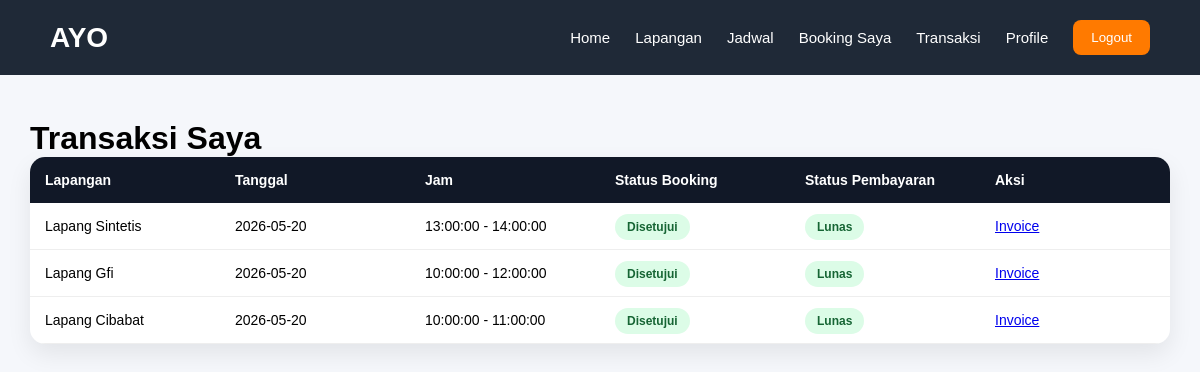
Screenshot of /PemesananLapanganFutsal/User/Transaksi_user.php (signed in) with the database file from the repository.
### tables this page shows
CREATE TABLE `tbooking` (
  `Id_booking` int(11) NOT NULL,
  `Username` varchar(100) NOT NULL,
  `Id_lapang` int(11) NOT NULL,
  `Tanggal` date NOT NULL,
  `Jam_mulai` time NOT NULL,
  `Jam_selesai` time NOT NULL,
  `Status` varchar(50) NOT NULL
);

CREATE TABLE `tlapang` (
  `Id_lapang` int(11) NOT NULL,
  `Nama_lapangan` varchar(100) NOT NULL,
  `Harga` int(11) NOT NULL,
  `Deskripsi` text NOT NULL,
  `Gambar` varchar(255) DEFAULT NULL
);

### PemesananLapanganFutsal/User/Transaksi_user.php (the view, shortened to what this page needs)
<?php
require_once("../config/koneksi.php");
$username = $_SESSION['Username'];
$query = "SELECT
tbooking.Id_booking,
tbooking.Tanggal,
tbooking.Status,
tbooking.Jam_mulai,
tbooking.Jam_selesai,
tlapang.Nama_lapangan,
tlapang.Harga,
ttransaksi.Status_pembayaran
FROM tbooking
INNER JOIN tlapang
ON tbooking.Id_lapang = tlapang.Id_lapang
LEFT JOIN ttransaksi
ON tbooking.Id_booking = ttransaksi.Id_booking
WHERE tbooking.Username='$username'
ORDER BY tbooking.Id_booking DESC";
$result = mysqli_query($koneksi, $query);
?>
<!DOCTYPE html>
<html>
<head>
    <link rel="stylesheet" href="../asset/css/style.css">
</head>
<body>
    <div class="navbar-user">
        <h2>AYO</h2>
        <div class="navbar-menu">
            <a href="Dashboard_user.php">
                Home
            </a>
            <a href="Lapangan_user.php">
                Lapangan
            </a>
            <a href="Jadwal.php">
                Jadwal
            </a>
            <a href="Booking_user.php">
                Booking Saya
            </a>
            <a href="Transaksi_user.php">
                Transaksi
            </a>
            <a href="Profile.php">
                Profile
            </a>
            <a href="../Logout.php" onclick="return confirm('Yakin ingin logout?')">
                <button class="logout-btn">
                    Logout
                </button>
            </a>
        </div>
    </div>
    <div class="transaksi-container">
        <h1>Transaksi Saya</h1>
        <table class="table-modern">
            <thead>
                <tr>
                    <th>Lapangan</th>
                    <th>Tanggal</th>
                    <th>Jam</th>
                    <th>Status Booking</th>
                    <th>Status Pembayaran</th>
                    <th>Aksi</th>
                </tr>
            </thead>
            <tbody>
                <?php while ($row = mysqli_fetch_assoc($result)) { ?>
                    <tr>
                        <td>
                            <?= $row['Nama_lapangan']; ?>
                        </td>
                        <td>
                            <?= $row['Tanggal']; ?>
                        </td>
                        <td>
                            <?= $row['Jam_mulai']; ?>
                            -
                            <?= $row['Jam_selesai']; ?>
                        </td>
                        <td>
                            <?php
                            if ($row['Status'] == 'disetujui') {
                                echo "<span class='badge green'>
                    Disetujui
                    </span>";
                            } elseif ($row['Status'] == 'ditolak') {
                                echo "<span class='badge red'>
                    Ditolak
                    </span>";
                            } else {
                                echo "<span class='badge orange'>
                    Menunggu
                    </span>";
                            }
                            ?>
                        </td>
                        <td>
                            <?php
                            if ($row['Status_pembayaran'] == 'menunggu') {
                                echo "<span class='badge orange'>
                    Menunggu Verifikasi
                    </span>";
                            } elseif ($row['Status_pembayaran'] == 'lunas') {
                                echo "<span class='badge green'>
                    Lunas
                    </span>";
                            } else {
                                echo "<span class='badge red'>
                    Belum Bayar
                    </span>";
                            }
                            ?>
                        </td>
                        <td>
                            <?php
                            if (
                                $row['Status_pembayaran'] == 'lunas'
                            ) {
                                ?>
                                <a href="Invoice.php?id=
            <?= $row['Id_booking']; ?>">
                                    Invoice
                                </a>
                            <?php } ?>
                        </td>
                    </tr>
                <?php } ?>
            </tbody>
        </table>
    </div>
</body>
</html>

### PemesananLapanganFutsal/asset/css/style.css (style rules this page uses)
:root { --primary: #ff7a00; --dark: #1f2937; --light: #f5f5f5; --white: #ffffff; }
* { margin: 0; padding: 0; box-sizing: border-box; font-family: Arial, sans-serif; }
body { background: var(--light); overflow-x: hidden; }
.navbar-user { width: 100%; height: 75px; display: flex; justify-content: space-between; align-items: center; padding: 0 50px; position: fixed; top: 0; left: 0; background: var(--dark); z-index: 999; }
.navbar-user h2 { color: white; font-size: 28px; }
.navbar-menu { display: flex; align-items: center; gap: 25px; flex-wrap: wrap; }
.navbar-menu a { color: white; text-decoration: none; font-size: 15px; transition: 0.3s; }
.logout-btn { background: var(--primary); color: white; border: none; border-radius: 8px; padding: 10px 18px; cursor: pointer; transition: 0.3s; }
.table-modern { width: 100%; border-collapse: collapse; background: white; border-radius: 15px; overflow: hidden; box-shadow: 0 10px 25px rgba(0,0,0,0.08); }
.table-modern th { background: #111827; color: white; padding: 15px; text-align: left; font-size: 14px; }
.table-modern td { padding: 15px; border-bottom: 1px solid #eee; font-size: 14px; }
.badge { padding: 6px 12px; border-radius: 20px; font-size: 12px; font-weight: bold; }
.green { background: #dcfce7; color: #166534; }
.transaksi-container { padding: 120px 30px 60px; width: 100%; min-height: 100vh; background: #f5f7fb; }
.transaksi-container table { width: 100%; table-layout: fixed; }

### rows the page displays
tbooking: Id_lapang.Nama_lapangan "Lapang Sintetis", Tanggal "2026-05-20", Jam_mulai "13:00:00", Jam_selesai "14:00:00", Status "Disetujui"
tbooking: Id_lapang.Nama_lapangan "Lapang Gfi", Tanggal "2026-05-20", Jam_mulai "10:00:00", Jam_selesai "12:00:00", Status "Disetujui"
tbooking: Id_lapang.Nama_lapangan "Lapang Cibabat", Tanggal "2026-05-20", Jam_mulai "10:00:00", Jam_selesai "11:00:00", Status "Disetujui"
